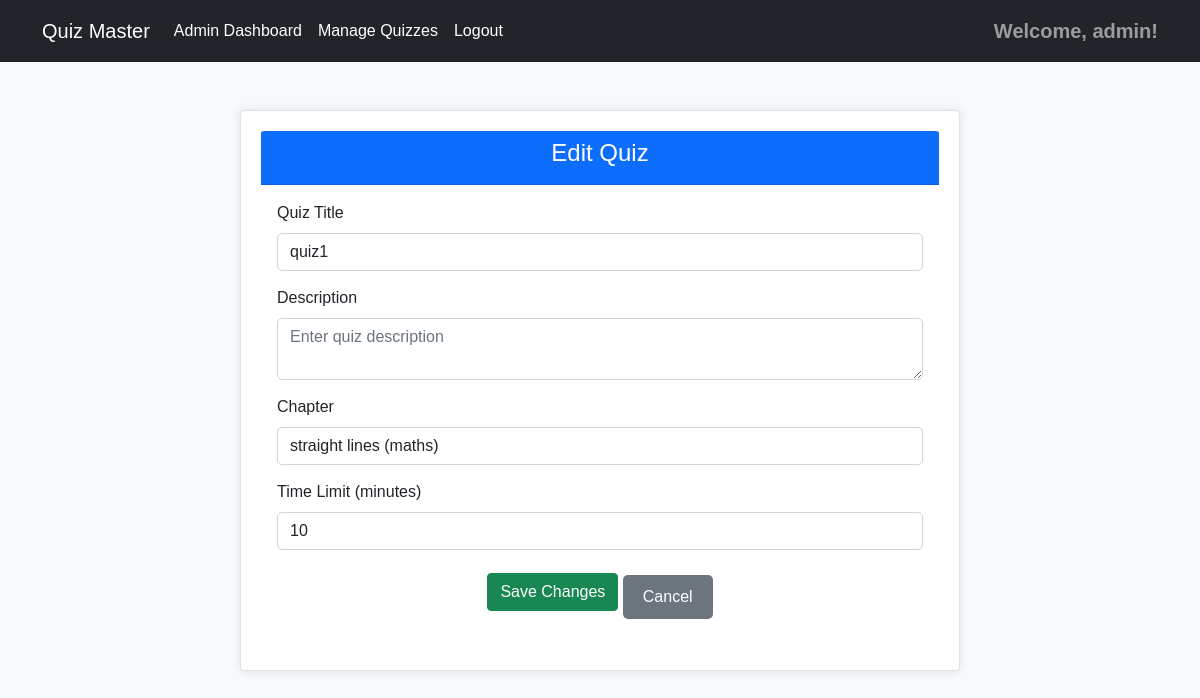
The page /admin/edit-quiz/1 (signed in) on the database its author committed.
### controllers/models.py (models this page shows)
class Quiz(db.Model):
    id = db.Column(db.Integer, primary_key=True)
    title = db.Column(db.String(100), nullable=False)
    description = db.Column(db.Text, nullable=True)
    chapter_id = db.Column(db.Integer, db.ForeignKey('chapter.id'), nullable=False)
    time_limit = db.Column(db.Integer, nullable=False)  # Time limit in minutes
    created_at = db.Column(db.DateTime, default=datetime.utcnow)
    questions = db.relationship('Question', backref='quiz', lazy=True, cascade='all, delete-orphan')
    attempts = db.relationship('QuizAttempt', backref='quiz', lazy=True)

### controllers/admin_controller.py (the view, shortened to what this page needs)
@admin_bp.route('/edit-quiz/<int:quiz_id>', methods=['GET', 'POST'])
@admin_required
def edit_quiz(quiz_id):
    quiz = Quiz.query.get_or_404(quiz_id)
    form = QuizForm(obj=quiz)
    form.chapter_id.choices = [(c.id, f"{c.name} ({c.subject.name})") for c in Chapter.query.all()]
    return render_template('admin/edit_quiz.html', form=form, quiz=quiz)

### controllers/forms.py
class QuizForm(FlaskForm):
    title = StringField('Quiz Title', validators=[DataRequired()])
    description = TextAreaField('Description', validators=[Optional()])
    chapter_id = SelectField('Chapter', coerce=int, validators=[DataRequired()])
    time_limit = IntegerField('Time Limit (minutes)', validators=[DataRequired()])

### controllers/admin_controller.py (called while the page is built)
def admin_required(f):
    @wraps(f)
    def decorated_function(*args, **kwargs):
        if not session.get('user_id') or not session.get('is_admin'):
            flash('Admin access required.', 'danger')
            return redirect(url_for('auth.admin_login'))
        return f(*args, **kwargs)
    return decorated_function

### templates/admin/edit_quiz.html (shortened to what this page needs)
{% extends 'base.html' %}
{% block content %}
<div class="container mt-5">
    <div class="row justify-content-center">
        <div class="col-md-8">
            <div class="card">
                <div class="card-header bg-primary text-white text-center">
                    <h4>Edit Quiz</h4>
                </div>
                <div class="card-body">
                    <form method="POST">
                        <div class="form-group">
                            {{ form.title.label(class="form-label") }}
                            {{ form.title(class="form-control", placeholder="Enter quiz title", required=True) }}
                        </div>
                        <div class="form-group">
                            {{ form.description.label(class="form-label") }}
                            {{ form.description(class="form-control", placeholder="Enter quiz description") }}
                        </div>
                        <div class="form-group">
                            {{ form.chapter_id.label(class="form-label") }}
                            {{ form.chapter_id(class="form-control") }}
                        </div>
                        <div class="form-group">
                            {{ form.time_limit.label(class="form-label") }}
                            {{ form.time_limit(class="form-control", placeholder="Enter time limit in minutes", required=True) }}
                        </div>
                        <div class="form-group text-center">
                            <button type="submit" class="btn btn-success">Save Changes</button>
                            <a href="{{ url_for('admin.quiz_management') }}" class="btn btn-secondary">Cancel</a>
                        </div>
                    </form>
                </div>
            </div>
        </div>
    </div>
</div>
{% endblock %}

### static/css/styles.css (style rules this page uses)
body { background-color: #f8f9fa; font-family: Arial, sans-serif; }
.btn-secondary { background-color: #6c757d; border: none; }
.form-control { border-radius: 5px; }
.form-group { margin-bottom: 15px; }
.card { border-radius: 10px; box-shadow: 0px 0px 10px rgba(0, 0, 0, 0.1); padding: 20px; margin-bottom: 20px; border: 1px solid #dee2e6; border-radius: 0.25rem; }
.btn-secondary { background-color: #6c757d; border-color: #6c757d; color: white; padding: 10px 20px; font-size: 16px; border-radius: 5px; text-decoration: none; display: inline-block; margin-top: 10px; }

### rows shown on the page
Quiz: title "quiz1", chapter_id "straight lines (maths)", time_limit "10"

### other values the page prints
{{ session.get('username') }} "admin"
